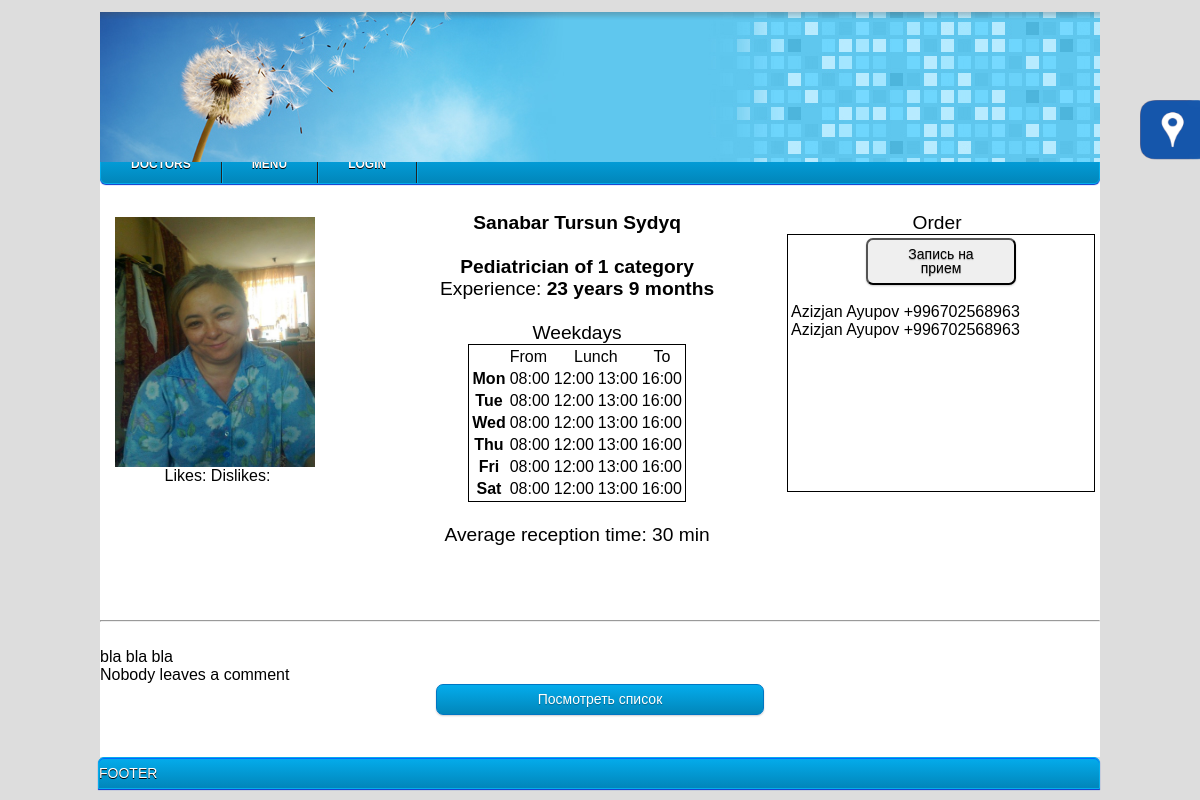
The page /index.php?doctor=32 on the database its author committed.
### tables this page shows
CREATE TABLE IF NOT EXISTS `Employee` (
  `Emp_ID` int(11) NOT NULL,
  `Class` int(11) NOT NULL,
  `First_Name` varchar(30) NOT NULL,
  `Surname` varchar(25) NOT NULL,
  `Middle_Name` varchar(30) DEFAULT NULL,
  `Prof` int(3) NOT NULL,
  `CarierStart` date NOT NULL,
  `Category` int(1) DEFAULT '5',
  `Phone_num` varchar(13) DEFAULT NULL,
  `Passport_data` varchar(30) NOT NULL,
  `Receipt_Date` date NOT NULL,
  `Image` varchar(50) NOT NULL,
  `CurriculumVitae` longtext NOT NULL
);

CREATE TABLE IF NOT EXISTS `Staff` (
  `Id` int(11) NOT NULL,
  `Name` varchar(30) NOT NULL,
  `Salary` double NOT NULL,
  `Unit` int(1) NOT NULL,
  `Image` varchar(50) NOT NULL
);

CREATE TABLE IF NOT EXISTS `Schedule` (
  `Day_ID` int(10) NOT NULL,
  `Emp_ID` int(10) NOT NULL,
  `Day` varchar(3) NOT NULL,
  `Start` time NOT NULL,
  `Lunch_Start` time DEFAULT NULL,
  `Lunch_End` time DEFAULT NULL,
  `End` time DEFAULT NULL
);

CREATE TABLE IF NOT EXISTS `Reception` (
  `Emp_ID` int(10) NOT NULL,
  `Time` int(3) DEFAULT NULL
);

CREATE TABLE IF NOT EXISTS `patients` (
  `ID` int(11) NOT NULL,
  `First_Name` varchar(30) NOT NULL,
  `Middle_Name` varchar(30) DEFAULT NULL,
  `Second_Name` varchar(30) NOT NULL,
  `Birth_Date` date NOT NULL,
  `Gender` tinyint(1) NOT NULL DEFAULT '1',
  `Insurance_Category` int(10) DEFAULT NULL,
  `Diagnosis` int(11) NOT NULL,
  `Virus` tinyint(1) NOT NULL,
  `Receipt_Date` date NOT NULL,
  `Prof` varchar(25) NOT NULL,
  `Address` varchar(70) NOT NULL,
  `Phone` varchar(20) NOT NULL,
  `Email` varchar(30) NOT NULL,
  `Care_Doctor` int(5) NOT NULL,
  `Care_Doctor_Prof` int(5) NOT NULL,
  `Photo` varchar(50) NOT NULL,
  `Comment` varchar(150) DEFAULT NULL
);

### pages/doctor.php (the view, shortened to what this page needs)
<?php
	if(isset($_GET[doctor])){
		$result = $mysqli->query("SELECT * FROM Employee WHERE Emp_ID=$_GET[doctor]");
		$data = $result->fetch_array();
		$result = $mysqli->query("SELECT Name FROM Staff WHERE Id = $data[Prof]");
		$dataFromStaff = $result->fetch_array();
		$result = $mysqli->query("SELECT * FROM `Schedule` WHERE Emp_ID = $_GET[doctor]") or die(mysql_error());
		$currentDate = date('m/d/Y');
		$diff = abs(strtotime($currentDate) - strtotime($data[CarierStart]));
		$years = floor($diff / (365*60*60*24));
		$months = floor(($diff - $years * 365*60*60*24) / (30*60*60*24));
		$query = $mysqli->query("SELECT Likes, Dislikes FROM Rating WHERE Emp_ID = $data[Emp_ID]");
		$rating = $query->fetch_array(MYSQLI_ASSOC);
		print "
			<div class='docInfo'>
				<div class='doc_photo_rating'>
					<img src='../images/$data[Image]'>
					<div class='rating'>
						Likes: $rating[Likes]";
						print "
						Dislikes: $rating[Dislikes]
					</div>
				</div>
				<div class='doc_about'>
						<center><big><b>$data[First_Name] $data[Middle_Name] $data[Surname]<br><br>
					$dataFromStaff[Name] of $data[Category] category <br>
					</b>Experience:<b> $years years $months months</b><br>
						<br><table class='brd'><tr><td></td><td>From</td><td colspan='2' style='text-align: center;'>Lunch</td><td style='text-align: center;'>To</td></tr>Weekdays";
						while($dataFromSchedule = $result->fetch_array()){
							print "<tr><th>$dataFromSchedule[Day]</th>
								<td>".date('H:i',strtotime($dataFromSchedule[Start]))."</td>";
								if($dataFromSchedule[Lunch_Start] != $dataFromSchedule[Lunch_End]){
									print "<td>".date('H:i',strtotime($dataFromSchedule[Lunch_Start]))."</td>
										   <td>".date('H:i',strtotime($dataFromSchedule[Lunch_End]))."</td>";
								}else{
									print "<td colspan='2' style='text-align: center;'> - </td>";
								}
								print "<td>".date('H:i',strtotime($dataFromSchedule['End']))."</td></tr>";
						}
						print "</table>";
						$forOneRecp = $mysqli->query("SELECT `Time` FROM `Reception` WHERE Emp_ID = $_GET[doctor]");
					$oneRecp = $forOneRecp->fetch_array();
					if($oneRecp['Time']){
						print "<br>Average  reception time: ".$oneRecp['Time']." min";
					}
					print "</big></center>
				</div>
				<div id='orderView'>
					<center>
						<big> Order </big> <br>
					</center>
					<div id='orderAction'>
						<center><button class='button' onClick='hiddenShow(\"b1\"); ";
							if(!$_SESSION['log'])
								echo "unregVisitorForm(".$data[Emp_ID].");'";
							else
								echo "datePicker($data[Emp_ID], ".$_SESSION[userData][ID].", 0);'";
						print " id='button11'>Запись на прием</button></center><br>";
					$res = $mysqli->query("SELECT PatientId, UnregVisitorId FROM `Ord` WHERE DoctorId = '$data[Emp_ID]' ORDER by Id DESC");
					while($order = $res->fetch_array()){
						if($order[PatientId]){
							$forPtr = $mysqli->query("SELECT First_Name, Second_Name, Phone FROM patients WHERE ID = '$order[PatientId]'");
							$ptr = $forPtr->fetch_array();
						}else{
							$forPtr = $mysqli->query("SELECT First_Name, Second_Name, Phone FROM UnregVisitors WHERE Id = '$order[UnregVisitorId]'");
							$ptr = $forPtr->fetch_array();
						}
						print $ptr[First_Name]." ".$ptr[Second_Name]." ".$ptr[Phone]."<br>";
					}
					print "
					</div>
				</div>
			</div>
			<hr><br>$data[CurriculumVitae]<br>";
		$result = $mysqli->query("SELECT * FROM Emp_comments WHERE Emp_ID = $data[Emp_ID] ORDER by `Date` DESC") or die(mysql_error());
		$comments = $result->fetch_array();
		if($comments){
			do
			{
				$res = $mysqli->query("SELECT First_Name, Second_Name, ID FROM patients WHERE ID = $comments[Patient_Id]") or die(mysql_error());
				$patientData = $res->fetch_array();
				print "<div class='comment_block'>";
							if($_SESSION['class'] == 4 and $patientData[ID] == $_SESSION[userData][ID])
								print "$comments[Text] <a href='../phpHendlers/commentDeleting.php?id=$comments[Emp_comments_ID]&from=$data[Emp_ID]' style='text-decoration: none; text-color: grey'>&#10005</a><br>";
							else
								print "$comments[Text]<br>";
				print "<div class='comment_signiture'>$patientData[First_Name] $patientData[Second_Name]</div></div>";
			}
			while($comments = $result->fetch_array());
		}else{
			print '<centr>Nobody leaves a comment<br></center>';
		}
		print "
			<center><div class='state'><a href='#' class='button blue' onClick='scripts/hiddenShow(\"b2\");' id='button2'>Посмотреть список</a></div></center>
			<div id='b1' class='hidden'>
				<br>ЗАПИСЬ К ВРАЧУ<br><br>
				<div id='datePickerMain'></div>
			</div>
			<div id='b2' class='hidden'>
				<br>СПИСОК ЗАПИСАВШИХСЯ<br><br>
			</div>
			<div id='b3' class='hidden'><br>
				<form method='post' action='../phpHendlers/forms/commentAdding.php'>
					<textarea cols='60' rows='10' name='text' required /></textarea><br>
					<input type='hidden' name='docID' value='$data[Emp_ID]'>
					<input type='hidden' name='patID' value='".$_SESSION[userData][ID]."'>
					<input type='submit' name='docComment' value='Enter'>
				</form>
			</div>";
    }
?>

### styles/css.css (style rules this page uses)
* { font-family: Arial; }
body { background-color: #ddd; }
.button, input[type="submit"] { width: 100px; display: inline-block; outline: none; cursor: pointer; text-align: center; text-decoration: none; font: 14px/100% Arial, Helvetica, sans-serif; padding: .5em 2em .55em; text-shadow: 0 1px 1px rgba(0,0,0,.3); -webkit-border-radius: .5em; -moz-border-radius: .5em; border-radius: .5em; -webkit-box-shadow: 0 1px 2px rgba(0,0,0,.2); -moz-box-shadow: 0 1px 2px rgba(0,0,0,.2); box-shadow: 0 1px 2px rgba(0,0,0,.2); }
.blue, input[type="submit"] { color: #fff; border: solid 1px #0076c3; background: #0095cd; background: -webkit-gradient(linear, left top, left bottom, from(#04acec), to(#0186ba)); }
#button11 { width: 150px; }
.state { width: 1000px; height: 50px; float: right; white-space: pre; }
.brd { border: 1px solid black; }
.docInfo { margin: 0px 10px; min-height: 400; }
.doc_photo_rating { width: 205px; height: 270px; float: left; padding: 5 0 0 5; }
.doc_photo_rating img { width: 200px; height: 250px; float: top; }
.rating { text-align: center; }
.doc_about { margin-left: 120px; float: left; }
#orderView { float: right; width: 300px; height: 250px; margin: 0px 3px 3px 10px; }
#orderAction { width: 300px; height: 250px; padding: 3px 3px 3px 3px; border: solid black 1px; }
.state .button { width: 27%; }

### rows shown on the page
employee: Image (picture), First_Name "Sanabar", Middle_Name "Tursun", Surname "Sydyq", Category "1", CurriculumVitae "bla bla bla"
staff: Name "Pediatrician"
schedule: Day "Mon", Start "08:00", Lunch_Start "12:00", Lunch_End "13:00", End "16:00"
schedule: Day "Tue", Start "08:00", Lunch_Start "12:00", Lunch_End "13:00", End "16:00"
schedule: Day "Wed", Start "08:00", Lunch_Start "12:00", Lunch_End "13:00", End "16:00"
schedule: Day "Thu", Start "08:00", Lunch_Start "12:00", Lunch_End "13:00", End "16:00"
schedule: Day "Fri", Start "08:00", Lunch_Start "12:00", Lunch_End "13:00", End "16:00"
schedule: Day "Sat", Start "08:00", Lunch_Start "12:00", Lunch_End "13:00", End "16:00"
reception: Time "30"
patients: First_Name "Azizjan", Second_Name "Ayupov", Phone "+996702568963"
